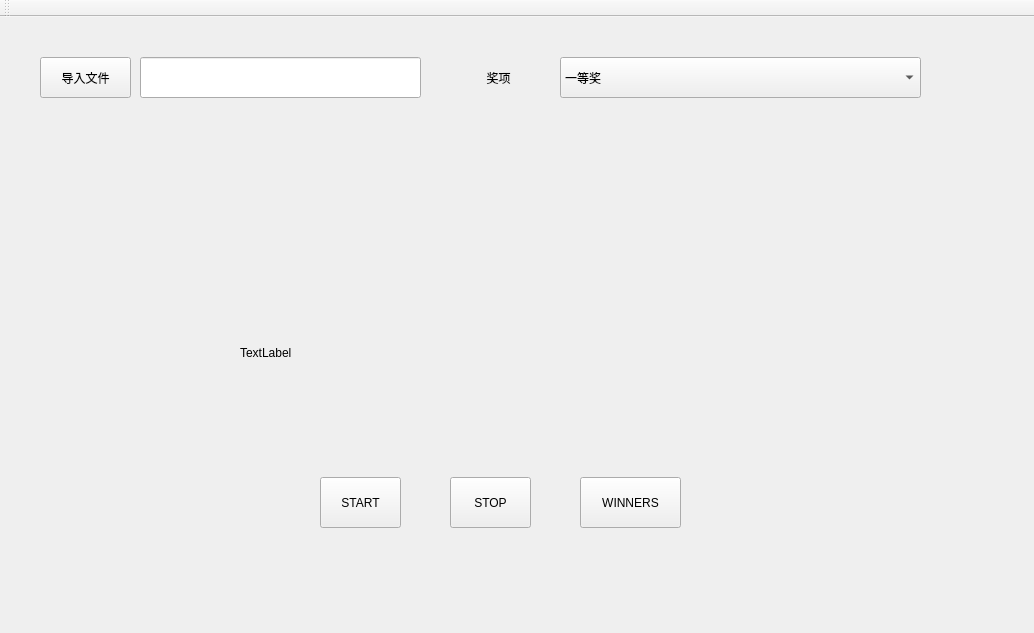
<?xml version="1.0" encoding="UTF-8"?>
<ui version="4.0">
 <class>MainWindow</class>
 <widget class="QMainWindow" name="MainWindow">
  <property name="geometry">
   <rect>
    <x>0</x>
    <y>0</y>
    <width>1034</width>
    <height>633</height>
   </rect>
  </property>
  <property name="windowTitle">
   <string>MainWindow</string>
  </property>
  <property name="styleSheet">
   <string notr="true">#MainWindow{border-image: url(:/image/background.jpg);}</string>
  </property>
  <widget class="QWidget" name="centralWidget">
   <widget class="QPushButton" name="pushButton_2">
    <property name="geometry">
     <rect>
      <x>40</x>
      <y>40</y>
      <width>91</width>
      <height>41</height>
     </rect>
    </property>
    <property name="styleSheet">
     <string notr="true">font: 63 9pt &quot;Lucida Bright&quot;;
</string>
    </property>
    <property name="text">
     <string>导入文件</string>
    </property>
   </widget>
   <widget class="QPushButton" name="pushButton_1">
    <property name="geometry">
     <rect>
      <x>320</x>
      <y>460</y>
      <width>81</width>
      <height>51</height>
     </rect>
    </property>
    <property name="styleSheet">
     <string notr="true">font: 63 10pt &quot;Lucida Bright&quot;;
color:rgb(0,0,0)</string>
    </property>
    <property name="text">
     <string>START</string>
    </property>
   </widget>
   <widget class="QPushButton" name="pushButton_3">
    <property name="geometry">
     <rect>
      <x>450</x>
      <y>460</y>
      <width>81</width>
      <height>51</height>
     </rect>
    </property>
    <property name="styleSheet">
     <string notr="true">font: 63 10pt &quot;Lucida Bright&quot;;
color:rgb(0,0,0)</string>
    </property>
    <property name="text">
     <string>STOP</string>
    </property>
   </widget>
   <widget class="QComboBox" name="prizenum">
    <property name="geometry">
     <rect>
      <x>560</x>
      <y>40</y>
      <width>361</width>
      <height>41</height>
     </rect>
    </property>
    <item>
     <property name="text">
      <string>一等奖</string>
     </property>
    </item>
    <item>
     <property name="text">
      <string>二等奖</string>
     </property>
    </item>
    <item>
     <property name="text">
      <string>三等奖</string>
     </property>
    </item>
   </widget>
   <widget class="QLabel" name="namelabel">
    <property name="geometry">
     <rect>
      <x>240</x>
      <y>290</y>
      <width>561</width>
      <height>91</height>
     </rect>
    </property>
    <property name="styleSheet">
     <string notr="true">font: 75 18pt &quot;等线&quot;;
color:rgb(0,0,0)</string>
    </property>
    <property name="text">
     <string>TextLabel</string>
    </property>
   </widget>
   <widget class="QLineEdit" name="lineEdit">
    <property name="geometry">
     <rect>
      <x>140</x>
      <y>40</y>
      <width>281</width>
      <height>41</height>
     </rect>
    </property>
   </widget>
   <widget class="QLabel" name="label_prize">
    <property name="geometry">
     <rect>
      <x>480</x>
      <y>40</y>
      <width>91</width>
      <height>41</height>
     </rect>
    </property>
    <property name="styleSheet">
     <string notr="true">font: 63 10pt &quot;Lucida Bright&quot;;</string>
    </property>
    <property name="text">
     <string>  奖项</string>
    </property>
   </widget>
   <widget class="QPushButton" name="pushButton_4">
    <property name="geometry">
     <rect>
      <x>580</x>
      <y>460</y>
      <width>101</width>
      <height>51</height>
     </rect>
    </property>
    <property name="styleSheet">
     <string notr="true">font: 63 10pt &quot;Lucida Bright&quot;;
color:rgb(0,0,0)</string>
    </property>
    <property name="text">
     <string>WINNERS</string>
    </property>
   </widget>
  </widget>
  <widget class="QToolBar" name="mainToolBar">
   <attribute name="toolBarArea">
    <enum>TopToolBarArea</enum>
   </attribute>
   <attribute name="toolBarBreak">
    <bool>false</bool>
   </attribute>
  </widget>
 </widget>
 <layoutdefault spacing="6" margin="11"/>
 <resources/>
 <connections>
  <connection>
   <sender>pushButton_1</sender>
   <signal>clicked()</signal>
   <receiver>MainWindow</receiver>
   <slot>start()</slot>
   <hints>
    <hint type="sourcelabel">
     <x>140</x>
     <y>342</y>
    </hint>
    <hint type="destinationlabel">
     <x>349</x>
     <y>258</y>
    </hint>
   </hints>
  </connection>
  <connection>
   <sender>pushButton_2</sender>
   <signal>clicked()</signal>
   <receiver>MainWindow</receiver>
   <slot>changename()</slot>
   <hints>
    <hint type="sourcelabel">
     <x>65</x>
     <y>57</y>
    </hint>
    <hint type="destinationlabel">
     <x>349</x>
     <y>258</y>
    </hint>
   </hints>
  </connection>
  <connection>
   <sender>pushButton_3</sender>
   <signal>clicked()</signal>
   <receiver>MainWindow</receiver>
   <slot>stop()</slot>
   <hints>
    <hint type="sourcelabel">
     <x>310</x>
     <y>342</y>
    </hint>
    <hint type="destinationlabel">
     <x>349</x>
     <y>258</y>
    </hint>
   </hints>
  </connection>
  <connection>
   <sender>prizenum</sender>
   <signal>currentIndexChanged(int)</signal>
   <receiver>MainWindow</receiver>
   <slot>prizenumchange()</slot>
   <hints>
    <hint type="sourcelabel">
     <x>205</x>
     <y>57</y>
    </hint>
    <hint type="destinationlabel">
     <x>349</x>
     <y>258</y>
    </hint>
   </hints>
  </connection>
 </connections>
 <slots>
  <slot>prizenumchange()</slot>
  <slot>start()</slot>
  <slot>changename()</slot>
  <slot>stop()</slot>
 </slots>
</ui>
